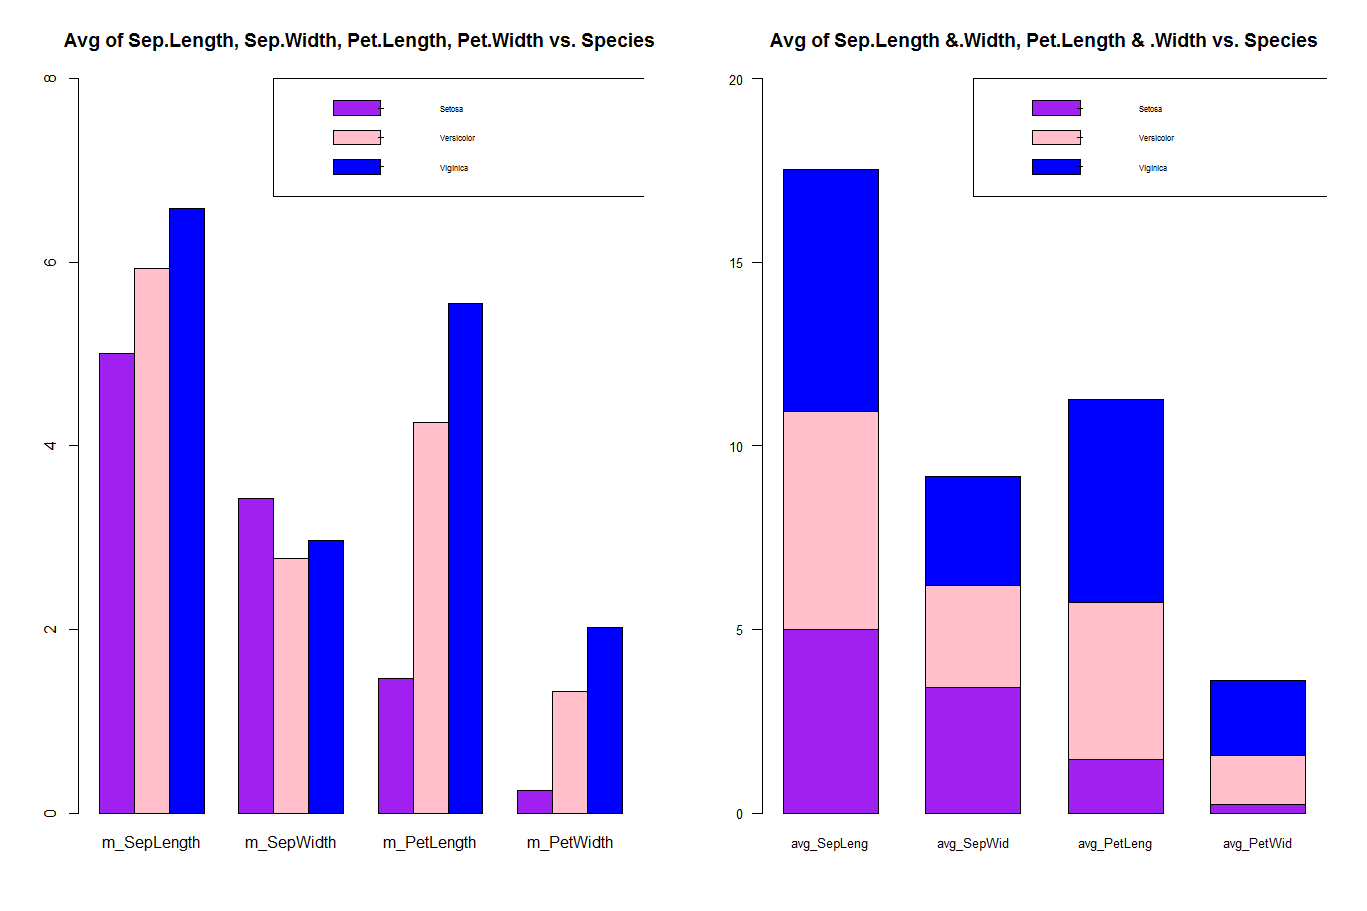

R code for this plot:
library(ggplot2)
library(dplyr)
iris 

par(mfrow=c(1,2))

#--------------------------------------------------------------------------------------

iris_avg <- iris %>%
  group_by(Species) %>%
  summarise(m_SepLength = mean(Sepal.Length), m_SepWidth = mean(Sepal.Width),
            m_PetLength = mean(Petal.Length), m_PetWidth = mean(Petal.Width))
iris_avg
irisM_avg <- as.matrix(iris_avg[2:5])

#--------------------------------------------------------------------------------------

barplot (irisM_avg, beside = T, main = 'Avg of Sep.Length, Sep.Width, Pet.Length, Pet.Width vs. Species',
         col=c('purple', 'pink', 'blue'), ylim=c(0,8))
legend (6, 8, c('Setosa', 'Versicolor', 'Viginica'), cex = 0.5, pch=3,fill = c('purple', 'pink','blue'))

#--------------------------------------------------------------------------------------
# t_IrisAvg <- t(irisM_avg)
# 
# barplot (t_IrisAvg, main = 'Species vs. Avg of Sep.Length &.Width, Pet.Length & .Width',
#          ylim = c(0,20), space =0.5, cex.axis=0.8, las=1,
#          col = c('green', 'yellow', 'red', 'violet'),
#          names.arg=c('Setosa', 'Versicolor', 'Virginica'), cex = 0.8) 
# legend (0.5, 20, c('m_SepLength', 'm_SepWidth', 'm_PetLength', 'm_PetWidth'), cex=0., fill=c('green', 'yellow', 'red', 'violet'))
# 



barplot (irisM_avg, main = 'Avg of Sep.Length &.Width, Pet.Length & .Width vs. Species',
         ylim = c(0,20), space =0.5, cex.axis=0.8, las=1,
         col = c('purple', 'pink', 'blue'),
         names.arg=c('avg_SepLeng', 'avg_SepWid', 'avg_PetLeng', 'avg_PetWid'), cex = 0.8) 
legend (2.5, 20, c('Setosa', 'Versicolor', 'Viginica'), cex = 0.5, pch=3,fill = c('purple', 'pink', 'blue'))
